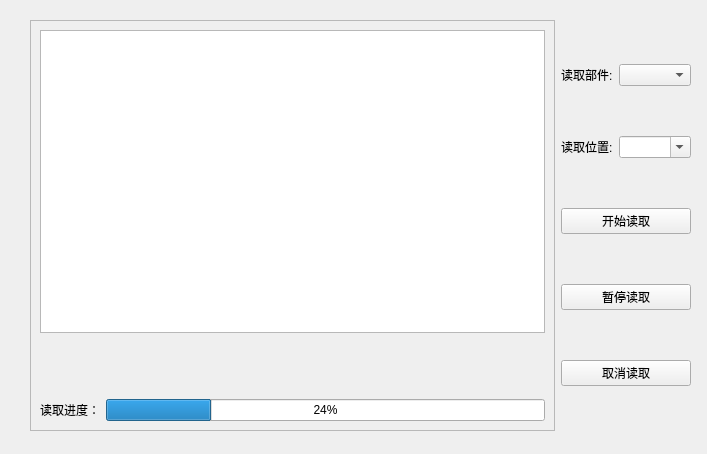
<?xml version="1.0" encoding="UTF-8"?>
<ui version="4.0">
 <class>FlashRead</class>
 <widget class="QWidget" name="FlashRead">
  <property name="geometry">
   <rect>
    <x>0</x>
    <y>0</y>
    <width>707</width>
    <height>454</height>
   </rect>
  </property>
  <property name="sizePolicy">
   <sizepolicy hsizetype="Fixed" vsizetype="Fixed">
    <horstretch>1</horstretch>
    <verstretch>0</verstretch>
   </sizepolicy>
  </property>
  <property name="minimumSize">
   <size>
    <width>707</width>
    <height>454</height>
   </size>
  </property>
  <property name="maximumSize">
   <size>
    <width>707</width>
    <height>454</height>
   </size>
  </property>
  <property name="baseSize">
   <size>
    <width>0</width>
    <height>0</height>
   </size>
  </property>
  <property name="windowTitle">
   <string>Flash</string>
  </property>
  <widget class="QWidget" name="layoutWidget">
   <property name="geometry">
    <rect>
     <x>30</x>
     <y>20</y>
     <width>661</width>
     <height>411</height>
    </rect>
   </property>
   <layout class="QHBoxLayout" name="horizontalLayout_4">
    <item>
     <widget class="QFrame" name="frame">
      <property name="frameShape">
       <enum>QFrame::StyledPanel</enum>
      </property>
      <property name="frameShadow">
       <enum>QFrame::Raised</enum>
      </property>
      <layout class="QGridLayout" name="gridLayout">
       <item row="0" column="0">
        <layout class="QVBoxLayout" name="verticalLayout">
         <item>
          <widget class="QTextEdit" name="textEdit"/>
         </item>
         <item>
          <spacer name="verticalSpacer">
           <property name="orientation">
            <enum>Qt::Vertical</enum>
           </property>
           <property name="sizeType">
            <enum>QSizePolicy::Fixed</enum>
           </property>
           <property name="sizeHint" stdset="0">
            <size>
             <width>20</width>
             <height>60</height>
            </size>
           </property>
          </spacer>
         </item>
         <item>
          <layout class="QHBoxLayout" name="horizontalLayout">
           <item>
            <widget class="QLabel" name="label_DownProcess">
             <property name="text">
              <string>读取进度：</string>
             </property>
            </widget>
           </item>
           <item>
            <widget class="QProgressBar" name="progressBar">
             <property name="value">
              <number>24</number>
             </property>
            </widget>
           </item>
          </layout>
         </item>
        </layout>
       </item>
      </layout>
     </widget>
    </item>
    <item>
     <layout class="QVBoxLayout" name="verticalLayout_2">
      <item>
       <layout class="QHBoxLayout" name="horizontalLayout_2">
        <item>
         <widget class="QLabel" name="label">
          <property name="text">
           <string>读取部件:</string>
          </property>
         </widget>
        </item>
        <item>
         <widget class="QComboBox" name="comboBox_Flash">
          <property name="enabled">
           <bool>true</bool>
          </property>
          <property name="currentText">
           <string extracomment="ddd"/>
          </property>
          <property name="currentIndex">
           <number>-1</number>
          </property>
         </widget>
        </item>
       </layout>
      </item>
      <item>
       <layout class="QHBoxLayout" name="horizontalLayout_3">
        <item>
         <widget class="QLabel" name="label_2">
          <property name="text">
           <string>读取位置:</string>
          </property>
         </widget>
        </item>
        <item>
         <widget class="QComboBox" name="comboBox_Flash_MEM">
          <property name="enabled">
           <bool>true</bool>
          </property>
          <property name="editable">
           <bool>true</bool>
          </property>
          <property name="currentText">
           <string extracomment="ddd"/>
          </property>
          <property name="currentIndex">
           <number>-1</number>
          </property>
         </widget>
        </item>
       </layout>
      </item>
      <item>
       <widget class="QPushButton" name="pushButton_ReadBegin">
        <property name="text">
         <string>开始读取</string>
        </property>
       </widget>
      </item>
      <item>
       <widget class="QPushButton" name="pushButton_ReadInit">
        <property name="text">
         <string>暂停读取</string>
        </property>
       </widget>
      </item>
      <item>
       <widget class="QPushButton" name="pushButton_ReadCancel">
        <property name="text">
         <string>取消读取</string>
        </property>
       </widget>
      </item>
     </layout>
    </item>
   </layout>
  </widget>
 </widget>
 <resources/>
 <connections/>
</ui>
